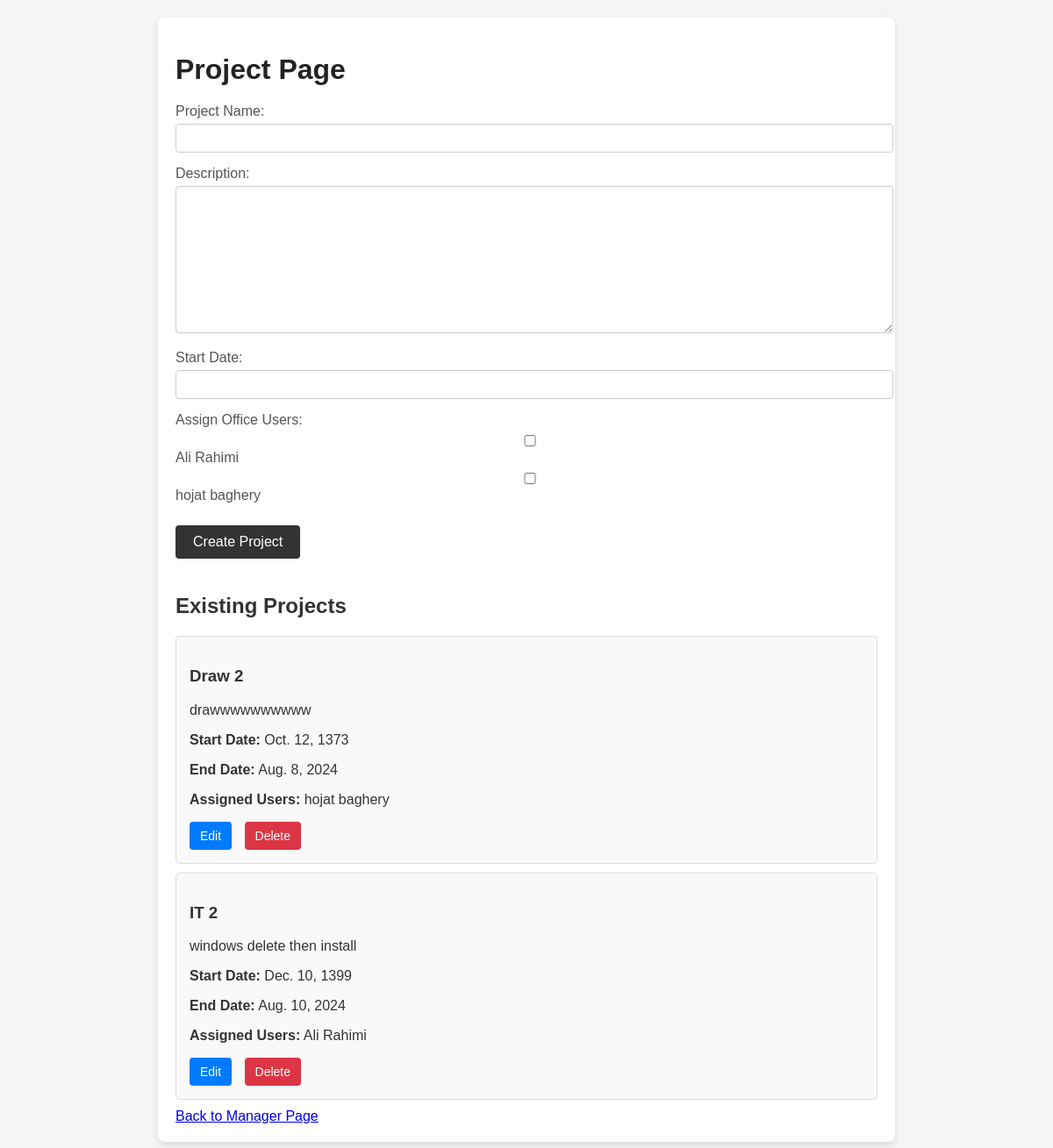
Before: /projects/ (signed in) with the older database file.
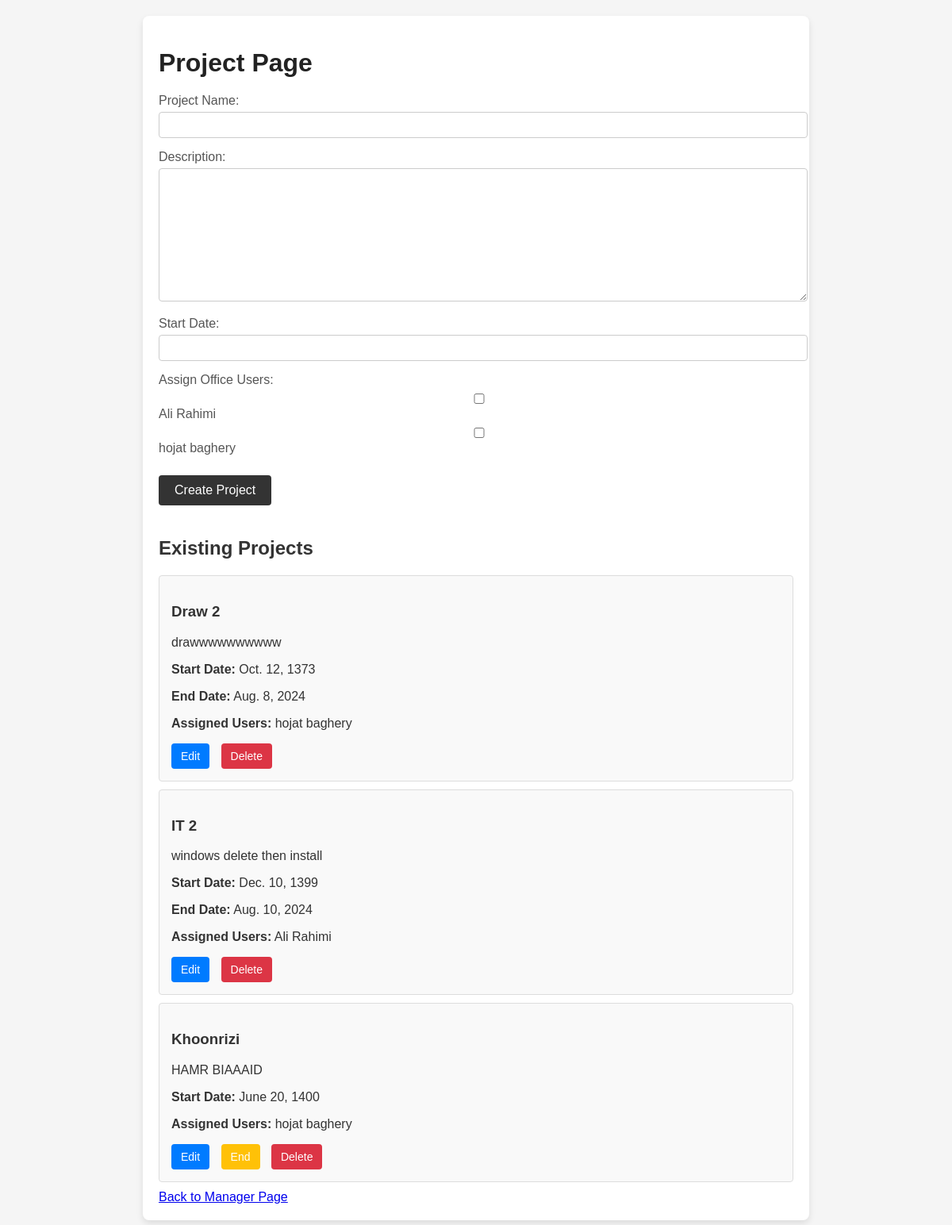
After: the same page with the newer database file.
### daftarMain/models.py (models this page shows, shortened)
class Project(models.Model):
    name = models.CharField(max_length=100)
    description = models.TextField(null=True, blank=True)
    start_date = models.DateField()
    end_date = models.DateField(null=True, blank=True)
    assigned_users = models.ManyToManyField('OfficeUser', related_name='projects')

class OfficeUser(models.Model):
    user = models.OneToOneField(User, on_delete=models.CASCADE, null=True, blank=True) # remove null, blank = true
    first_name = models.CharField(max_length=30)
    last_name = models.CharField(max_length=30)
    phone = models.CharField(max_length=15, unique=True)
    home_phone = models.CharField(max_length=15, unique=True, null=True, blank=True)
    birth_date = models.DateField(null=True, blank=True)
    code_meli = models.CharField(max_length=10)
    office_admin = models.ForeignKey(OfficeManager, on_delete=models.CASCADE, null=True, blank=True) # remove null, blank = true
    staff_number = models.CharField(max_length=20, unique=True, null=True, blank=True)
    staff_pic = models.ImageField(upload_to='staff_pics/', null=True, blank=True)
    address = models.TextField(null=True, blank=True)
    def __str__(self):
        return f"{self.first_name} {self.last_name}"

### daftarMain/views.py (the view)
# urls.py: path('projects/', views.project_page, name='project_page'),
@login_required
def project_page(request):
    if request.method == 'POST':
        form = ProjectForm(request.POST)
        if form.is_valid():
            project = form.save(commit=False)  # Save the form data without committing to the DB
            project.save()  # Now commit to the DB
            form.save_m2m()  # Save many-to-many relationships, required for assigned_users
            messages.success(request, 'Project created successfully!')  # Add success message
            return redirect('project_page')
    else:
        form = ProjectForm()
    projects = Project.objects.all()
    context = {
        'form': form,
        'projects': projects,
    }
    return render(request, 'project_page.html', context)

### daftarMain/forms.py
class ProjectForm(forms.ModelForm):
    assigned_users = forms.ModelMultipleChoiceField(
        queryset=OfficeUser.objects.all(),
        widget=forms.CheckboxSelectMultiple,
        required=True,
        label="Assign Office Users"
    )
    class Meta:
        model = Project
        fields = ['name', 'description', 'start_date', 'end_date', 'assigned_users']

### daftarMain/templates/project_page.html (shortened to what this page needs)
<!DOCTYPE html>
<html lang="en">
<head>
</head>
<body>
    <div class="container">
        <h1>Project Page</h1>
        <form method="POST">
            <div class="form-group">
                <label for="id_name">Project Name:</label>
                {{ form.name }}
            </div>
            <div class="form-group">
                <label for="id_description">Description:</label>
                {{ form.description }}
            </div>
            <div class="form-group">
                <label for="id_start_date">Start Date:</label>
                {{ form.start_date }}
            </div>
            <div class="form-group">
                <label for="id_assigned_users">Assign Office Users:</label>
                {{ form.assigned_users }}
            </div>
            <button type="submit" class="button">Create Project</button>
        </form>
        <div class="project-list">
            <h2>Existing Projects</h2>
            {% for project in projects %}
            <div class="project-item">
                <h3>{{ project.name }}</h3>
                <p>{{ project.description }}</p>
                <p><strong>Start Date:</strong> {{ project.start_date }}</p>
                {% if project.end_date %}
                <p><strong>End Date:</strong> {{ project.end_date }}</p>
                {% endif %}
                <p><strong>Assigned Users:</strong>
                    {% for user in project.assigned_users.all %}
                        {{ user.first_name }} {{ user.last_name }}{% if not forloop.last %}, {% endif %}
                    {% endfor %}
                </p>
                <div class="action-buttons">
                    <button class="edit-button" onclick="window.location.href='{% url 'edit_project' project.id %}'">Edit</button>
                    {% if not project.end_date %}
                    <button class="end-button" onclick="window.location.href='{% url 'end_project' project.id %}'">End</button>
                    {% endif %}
                    <form method="POST" action="{% url 'delete_project' project.id %}" id="delete-form-{{ project.id }}" style="display:inline;">
                        <button class="delete-button" data-form-id="delete-form-{{ project.id }}" onclick="confirmDelete(event, '{{ project.name }}')">Delete</button>
                    </form>
                </div>
            </div>
            {% endfor %}
        </div>
        <a href="{% url 'office_manager_page' %}" class="back-link">Back to Manager Page</a>
    </div>
</body>
</html>

Changed rows visible on the page:
added Project: name "Khoonrizi", description "HAMR BIAAAID", start_date "June 20, 1400", shows "End", OfficeUser (first_name "hojat", last_name "baghery")
